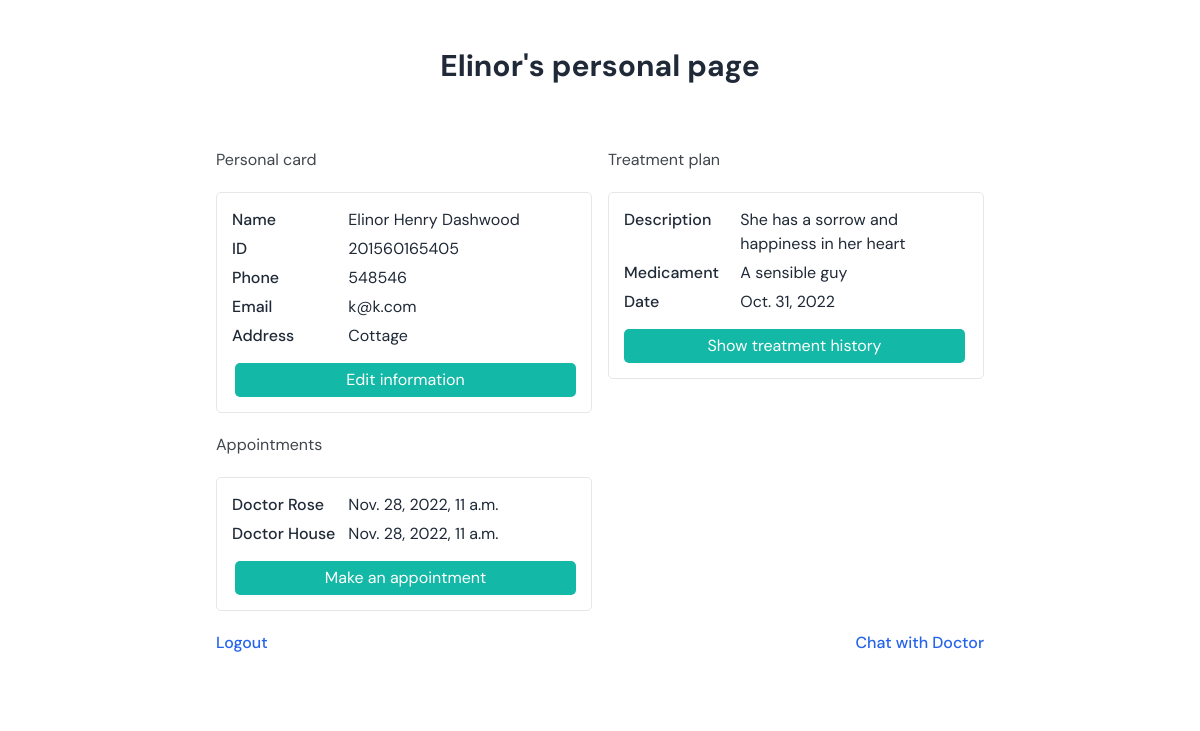
Page /users/personal (signed in) on the earlier database version.
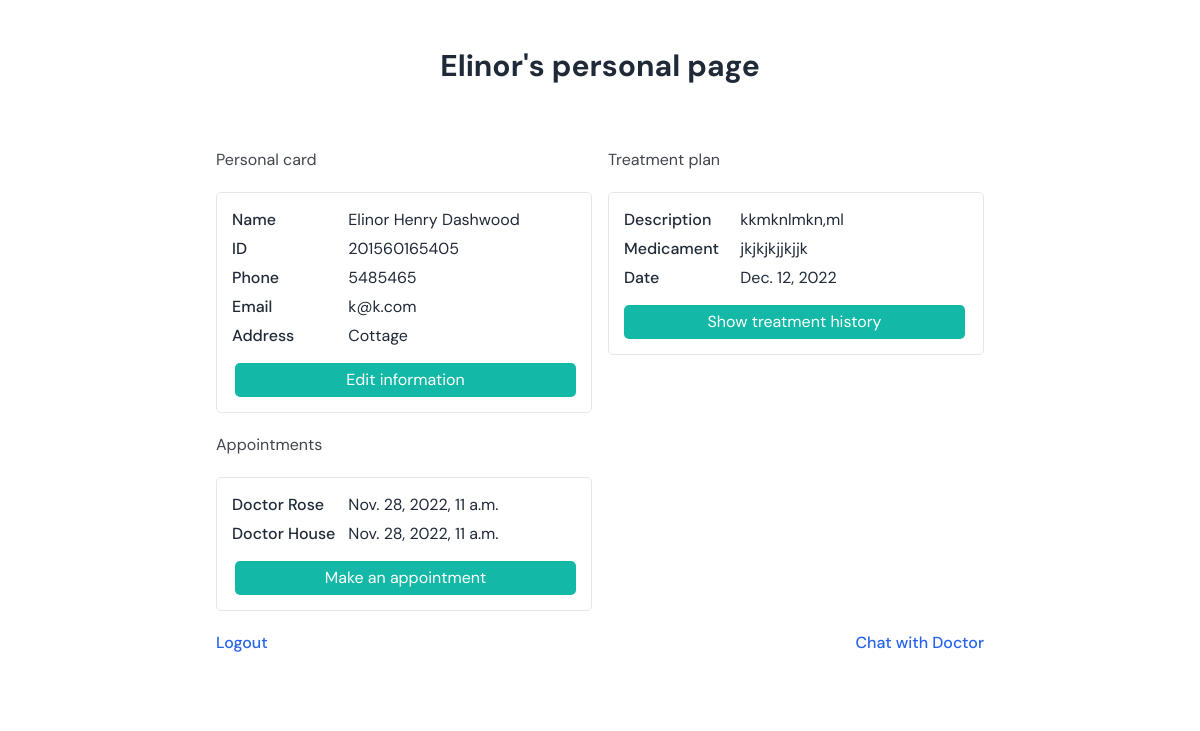
Same page on the later database version.
### users/models.py (models this page shows, shortened)
class User(AbstractUser):
    name = models.CharField(max_length=30)
    surname = models.CharField(max_length=30)

class Patient(models.Model):
    user = models.OneToOneField(User, on_delete=models.CASCADE, primary_key=True)
    date_of_birth = models.DateField(blank=True)
    IIN = models.IntegerField(max_length=12, blank=True)
    gov_id = models.IntegerField(max_length=12,blank=True)
    name = models.CharField(max_length=50, blank=True)
    surname = models.CharField(max_length=50, blank=True)
    middle_name = models.CharField(max_length=50, blank=True)
    blood_group = models.CharField(max_length=2, blank=True, choices=blood_group_choices)
    contact_close = models.CharField(max_length=11,blank=True)
    phone_number = models.CharField(max_length=11,blank=True)
    address = models.CharField(max_length=50, blank=True)
    marital_status = models.CharField(max_length=10, blank=True, choices = marital_status_choices)
    registration_date = models.DateField(default = datetime.today())
    assigned_doctor = models.ForeignKey(Doctor, related_name='assigned_patients', on_delete=models.PROTECT, default = Doctor.objects.get(surname="House").pk) #why added pk?

class Appointment(models.Model):
    patient = models.ForeignKey(Patient, on_delete=models.CASCADE, related_name='appointments')
    doctor = models.ForeignKey(Doctor, on_delete=models.CASCADE, related_name='appointments')
    medical_service = models.CharField(max_length = 50)
    date = models.DateTimeField()

class Doctor(models.Model):
    user = models.OneToOneField(User, on_delete=models.CASCADE, primary_key=True)
    date_of_birth = models.DateField(blank=True)
    IIN = models.IntegerField(max_length=12, blank=True)
    gov_id = models.IntegerField(max_length=12,blank=True)
    name = models.CharField(max_length=50, blank=True)
    surname = models.CharField(max_length=50, blank=True)
    middle_name = models.CharField(max_length=50, blank=True)
    phone_number = models.CharField(max_length=11,blank=True)
    spec = models.ForeignKey(Specialization, on_delete = models.SET_NULL, blank = True, null = True)
    experience = models.CharField(max_length=2, blank=True)
    photo = models.ImageField(upload_to='images', blank=True)
    category=models.CharField(max_length=10, blank=True)
    appointment_price = models.CharField(max_length = 7, blank=True)
    education = models.CharField(max_length=30, blank=True)
    rating = models.IntegerField(max_length = 2, blank=True)
    address = models.CharField(max_length = 30, blank=True)
    homepage = models.URLField(blank=True)
    def __str__(self):
        return f"Doctor {str(self.user)}"

class Treatment(models.Model):
    patient = models.ForeignKey(Patient, on_delete=models.CASCADE, related_name='treatments')
    doctor = models.ForeignKey(Doctor, on_delete=models.CASCADE, related_name='treatments')
    description = models.CharField(max_length=200, default='Description empty')
    medicaments = models.CharField(max_length=50, default='Medicements empty')
    date = models.DateField()

### users/views.py (the view, shortened to what this page needs)
# urls.py: path('personal', views.personal, name='personal'),
@login_required
def personal(request):
    user = request.user
    if is_patient(user):
        if not user.patient.chatrooms.first():
            Chatrooms.objects.create(patient = user.patient, doctor = user.patient.assigned_doctor)
        return render(request, 'users/patient_page.html')
    elif is_doctor(user):
        return render(request, 'users/doctor_page.html')
    elif is_admin(user):
        patients = Patient.objects.all()
        doctors = Doctor.objects.all()
        return render(request, 'users/admin_page.html', {
            'patients' : patients, 'doctors' : doctors
        })
    return HttpResponseRedirect(reverse('admin:index'))

### users/views.py (called while the page is built)
def is_patient(user):
    try:
        if user.patient:
            return True
    except:
        return False

### users/templates/users/patient_page.html (shortened to what the changed rows need)
{% extends 'users/layout.html' %}
{% block head %}
  <link rel="stylesheet" href="https://unpkg.com/aos@next/dist/aos.css" />
{% endblock %}
{% block body %}
	<div class="font-body antialiased text-[#41454c] bg-[#FFFFFF]">
		<div class="py-6 sm:py-8 lg:py-12">
			<div class="px-4 mx-auto max-w-7xl md:px-8">
				<div class="max-w-[768px] mx-auto mb-10 md:mb-16">
					<h2 class="text-gray-800 text-2xl lg:text-3xl font-bold text-center mb-4 md:mb-6">{{request.user.username}}'s personal page</h2>
				</div>
				<div class="max-w-screen-md grid gap-4 mx-auto sm:grid-cols-2">
					<div class="space-y-[20px]">
						<div class="grid grid-cols-3 border-[1px] rounded-global p-[15px] gap-[5px]">
							<label class="col-span-1 font-medium inline-block text-gray-800 text-sm sm:text-base">Name</label>
							<label class="col-span-2 inline-block text-gray-800 text-sm sm:text-base">{{request.user.patient.name}} {{request.user.patient.middle_name}} {{request.user.patient.surname}}</label>
							<label class="col-span-1 font-medium inline-block text-gray-800 text-sm sm:text-base">ID</label>
							<label class="col-span-2 inline-block text-gray-800 text-sm sm:text-base">{{request.user.patient.gov_id}}</label>
							<label class="col-span-1 font-medium inline-block text-gray-800 text-sm sm:text-base">Phone</label>
							<label class="col-span-2 inline-block text-gray-800 text-sm sm:text-base">{{request.user.patient.phone_number}}</label>
							<label class="col-span-1 font-medium inline-block text-gray-800 text-sm sm:text-base">Email</label>
							<label class="col-span-2 inline-block text-gray-800 text-sm sm:text-base">{{request.user.email}}</label>
							<label class="col-span-1 font-medium inline-block text-gray-800 text-sm sm:text-base">Address</label>
							<label class="col-span-2 inline-block text-gray-800 text-sm sm:text-base">{{request.user.patient.address}}</label>
              <button id="loxllc" onclick="show_popup(); show_mod();" class="text-white rounded-global col-span-3 bg-teal-500 px-[0px] mt-[10px] py-[5px] ml-[3px]">Edit information</button>
						</div>
            <div class="grid grid-cols-3 border-[1px] rounded-global p-[15px] gap-[5px]">
              {%for appointment in request.user.patient.appointments.all|dictsortreversed:"date"%}
							<label class="col-span-1 font-medium inline-block text-gray-800 text-sm sm:text-base">{{appointment.doctor}}</label>
							<label class="col-span-2 inline-block text-gray-800 text-sm sm:text-base">{{appointment.date}}</label>
              {% empty %}
              <label class="col-span-3 inline-block text-gray-800 text-sm sm:text-base">There are no appointments yet</label>
              {% endfor %}
							<button class="text-white rounded-global col-span-3 bg-teal-500 px-[0px] mt-[10px] py-[5px] ml-[3px]" onClick="location.href='{% url 'search_appointment' %}'">Make an appointment</button>
						</div>
					</div>
					<div class="space-y-[20px]">
						<div class="grid grid-cols-3 border-[1px] rounded-global p-[15px] gap-[5px]">
							{% for treatment in request.user.patient.treatments.all|dictsortreversed:"date" %}
							{% if forloop.counter == 1 %}
							<label class="col-span-1 font-medium inline-block text-gray-800 text-sm sm:text-base">Description</label>
							<label class="col-span-2 inline-block text-gray-800 text-sm sm:text-base">{{treatment.description}}</label>
              <label class="col-span-1 font-medium inline-block text-gray-800 text-sm sm:text-base">Medicament</label>
							<label class="col-span-2 inline-block text-gray-800 text-sm sm:text-base">{{treatment.medicaments}}</label>
              <label class="col-span-1 font-medium inline-block text-gray-800 text-sm sm:text-base">Date</label>
							<label class="col-span-2 inline-block text-gray-800 text-sm sm:text-base">{{treatment.date}}</label>
							{% endif %}
							{% empty %}
							<label class="col-span-3 inline-block text-gray-800 text-sm sm:text-base">There are no treatments yet</label>
							{% endfor %}
              <button class="col-span-3 text-white rounded-global mt-[10px] t-[10px] px-[0px] bg-teal-500 py-[5px] mr-[3px]" onclick="show_treatment_history(); show_mod();">Show treatment history</button>
            </div>
          </div>
				</div>
			</div>
		</div>
	</div>
{% endblock %}

Differences in the rows shown:
no longer on this page (row unchanged): Treatment: description "She has a sorrow and happiness in her heart", medicaments "A sensible guy", date "Oct. 31, 2022"
changed User "Elinor": user.patient.phone_number "548546" → "5485465"
added Treatment: description "kkmknlmkn,ml", medicaments "jkjkjkjjkjjk", date "Dec. 12, 2022"
